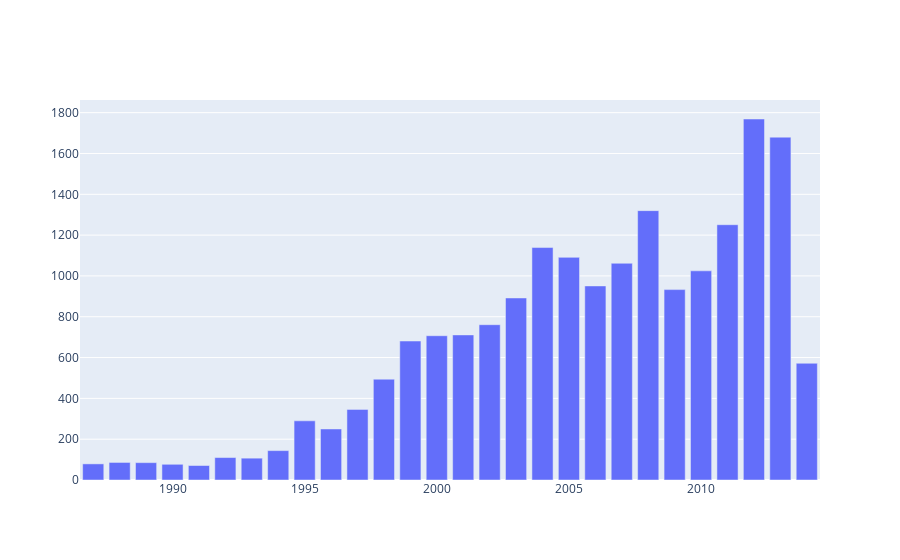
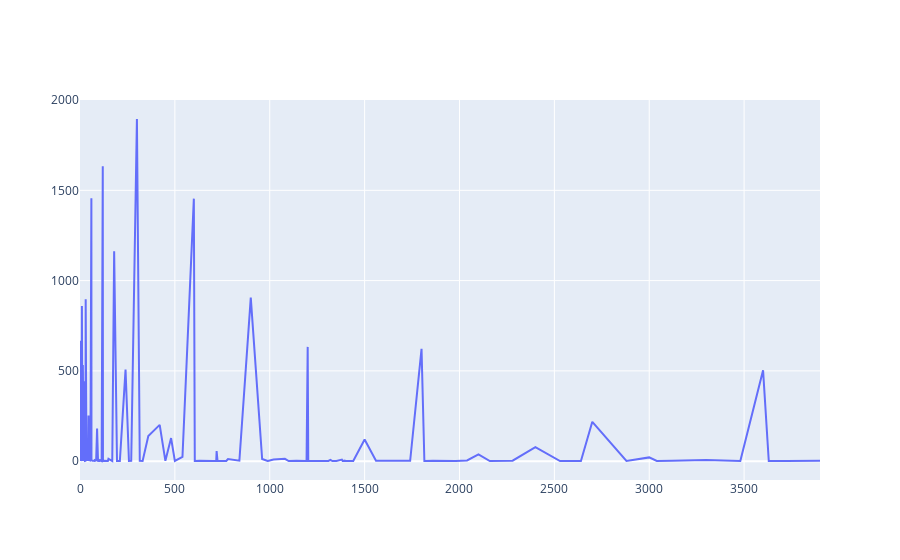

Here is the notebook cell these charts were saved with, in order:
### Markdown cell above
Вариант 2.
1.	Получите все дни наблюдения НЛО за последние 35 лет за месяцы октябрь, апрель, июнь. 
2.	Посчитайте частоту отчетов об НЛО по времени пребывания и году.

### Code cell
from plotly.offline import iplot
import plotly.graph_objects as go
import numpy as np
plot = pd.DataFrame()
plot['length'] = df['length']
plot['date'] = df['date']
plot['year'] = df['date'].dt.year
after35 = plot['date'].dt.year >= 2022 - 35
in_october = plot['date'].dt.month == 10
in_april = plot['date'].dt.month == 4
in_june = plot['date'].dt.month == 6
plot = plot.where(after35 & (in_october | in_april | in_june))
plot = plot.dropna()

groupby_year = plot.groupby('year').size().reset_index(name='count')
iplot(go.Figure(data=[go.Bar(
   x = groupby_year['year'],
   y = groupby_year['count']
)]))

groupby_length = plot.groupby('length').size().reset_index(name='count')
groupby_length = groupby_length.where(groupby_length['length'] < 4000)
groupby_length.dropna()
iplot(go.Figure(data=[go.Line (
   x = groupby_length['length'],
   y = groupby_length['count']
)]))

### Figure 1 — Plotly figure (JSON) as saved in the notebook; plotly's stock layout.template omitted (floating-point values rounded to 4 significant figures)
{"data": [{"type": "bar", "x": [1987, 1988, 1989, 1990, 1991, 1992, 1993, 1994, 1995, 1996, 1997, 1998, 1999, 2000, 2001, 2002, 2003, 2004, 2005, 2006, 2007, 2008, 2009, 2010, 2011, 2012, 2013, 2014], "y": [79, 86, 85, 77, 71, 110, 107, 144, 290, 250, 346, 494, 681, 707, 711, 761, 892, 1139, 1091, 951, 1062, 1320, 933, 1025, 1251, 1769, 1680, 572]}], "layout": {}}

### Figure 2 — Plotly figure (JSON) as saved in the notebook; plotly's stock layout.template omitted (floating-point values rounded to 4 significant figures; data arrays with more than 128 entries replaced by an {"elided": "..."} marker saying what was removed)
{"data": [{"type": "scatter", "x": {"elided": "244 float values"}, "y": {"elided": "244 int values"}}], "layout": {}}
